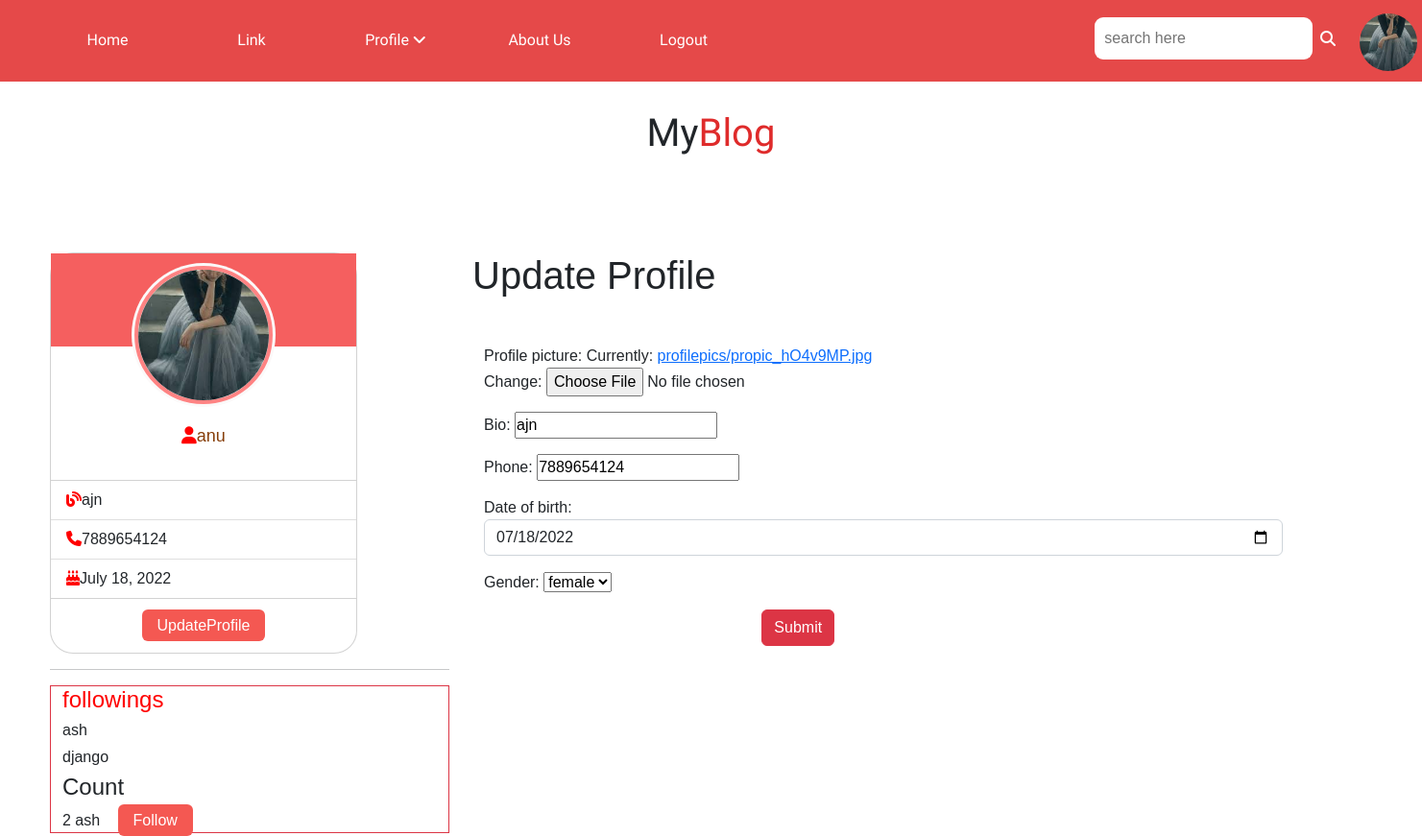
Page /blog/user/profile/change/1 (signed in) on the committed database.
### blogapp/models.py (models this page shows, shortened)
class UserProfile(models.Model):
    profile_picture=models.ImageField(upload_to="profilepics",null=True)
    bio=models.CharField(max_length=20)
    phone=models.CharField(max_length=15)
    date_of_birth=models.DateField(null=True)
    options=(
        ("male","male"),
        ("female","female"),
        ("other","other")
    )
    gender=models.CharField(max_length=15,choices=options,default="male")
    user=models.OneToOneField(User,on_delete=models.CASCADE,related_name="users")
    following=models.ManyToManyField(User,related_name="followings",blank=True)
    @property
    def fetch_followings(self):
        return self.following.all()
    @property
    def fetch_following_count(self):
        return self.fetch_followings.count()
    @property
    def get_invitations(self):
        all_users = UserProfile.objects.all().exclude(user=self.user)# fetch all users except current or loged user
        following_list = [u for u in self.fetch_followings]  # exclude my following from all users
        invitations = [user for user in all_users if user not in following_list]
        return random.sample(invitations,1)

### blogapp/views.py (the view, shortened to what this page needs)
# urls.py: path("user/profile/change/<int:user_id>",views.ProfileUpdateView.as_view(),name="profile-update"),
class ProfileUpdateView(UpdateView):
    model = UserProfile
    form_class = UserProfileForm
    template_name = "profileupdate.html"
    success_url = reverse_lazy("home")
    pk_url_kwarg = "user_id"

### blogapp/forms.py
class UserProfileForm(ModelForm):
    class Meta:
        model=UserProfile
        exclude=("user","following",)
        widgets={
            "date_of_birth":forms.DateInput(attrs={"class":"form-control","type":"date"})
        }

### blogapp/templates/profileupdate.html (shortened to what this page needs)
{%extends 'base.html'%}
{%block body_block%}
<h1>Update Profile</h1>
    <div class="container mt-5">
    <div class="row">
        <form action="" method="post" enctype="multipart/form-data">
              {{form.as_p}}
                <div class="container">
                    <div class="row">
                        <div class="col-4"></div>
                        <div class="col-4">
                            <input type="Submit" class="btn btn-danger" id="">
                        </div>
                        <div class="col-4"></div>
                    </div>
                </div>
    </div>
            </div>
    </div>
{%endblock%}

### blogapp/templates/base.html (shortened to what this page needs)
<!DOCTYPE html>
{%load static%}
<html lang="en">
<head>
    <link href="https://cdn.jsdelivr.net/npm/bootstrap@5.2.0-beta1/dist/css/bootstrap.min.css" rel="stylesheet"
>
</head>
<body>
<div class="menu-bar sticky-top">
    <ul>
        <li class="active"><a href="{%url 'home'%}">Home </a></li>
        <li><a href="#">Link </a></li>
        <li><a href="#">Profile </a><i class="fa fa-angle-down"></i>
        </li>
        <li><a href="#">About Us </a></li>
        <li><a href="{%url 'signout'%}">Logout</a></li>
        <form action="" method="get">
            <input type="search" placeholder="search here" required="required"><i class="fa-solid fa-magnifying-glass"id="sb"></i>
        </form>
        {%if request.user.users.profile_picture%}
      <a href="{%url 'pic-change' request.user.users.id%}" class="n1">
            <img src="{{request.user.users.profile_picture.url}}" alt="" class="sc1"></a>
        {%endif%}
    </ul>
</div>
<h1 class="mbl">My<span>Blog</span></h1>
<div class="container" style="margin-top: 100px; margin-left: 40px; position:sticky">
    <div class="row">
        <div class="col-4">
            <div class="card" >
                <div class="image-content">
                    <div class="card-image">
                        {%if request.user.users.profile_picture%}
                        <img src="{{request.user.users.profile_picture.url}}" alt="" class="card-img">
                        {%else%}
                        <img src="{%static 'images/propic.jpg'%}" alt="" class="card-img">
                        {%endif%}
                    </div>
                </div>
                <div class="card-content">
                    <h2 class="name"><i class="fa fa-user" style="color:red"></i>{{request.user}}</h2>
                </div>
                <ul class="list-group list-group-flush">
                    <li class="list-group-item"><i class="fa-solid fa-blog" style="color:red"></i>{{request.user.users.bio}}</li>
                    <li class="list-group-item"><i class="fa fa-phone" style="color:red"></i>{{request.user.users.phone}}</li>
                    <li class="list-group-item"><i class="fa-solid fa-cake-candles" style="color:red"></i>{{request.user.users.date_of_birth}}</li>
                </ul>
                <div class="card-body">
                    <a href="{%url 'profile-update' request.user.users.id%}" class="button">UpdateProfile</a>
                </div>
            </div>
            <hr>
            <div class="container border border-danger">
                <h4 style="color:red">followings</h4>
            {%for user in request.user.users.fetch_followings%}
            <h6>{{user}}</h6>
            {%endfor%}
                <h4>Count</h4>
            {{request.user.users.fetch_following_count}}
                {%for userprofile in request.user.users.get_invitations%}
                {{userprofile.user.username}}
                <a href="{%url 'follow-frnd' userprofile.id%}" class="button">Follow</a>
                {%endfor%}
        </div>
        </div>
        <div class="col-8">
            <body>
            {%block body_block%}
            {%endblock%}
        </div>
</body>
</body>
</html>

### blogapp/templates/base.html (style rules this page uses)
* { padding: 0; margin: 0; box-sizing: border-box; }
body { background-size: cover; background-position: center; font-family: sans-serif; }
.menu-bar { background: rgb(229, 73, 73); text-align: center; height: 85px; }
.menu-bar ul { display:inline-flex; list-style: none; color: white; }
.menu-bar ul li { width: 120px; margin: 15px; padding: 15px; }
.menu-bar ul li a { text-decoration: none; color: white; font-family: 'Tapestry', cursive; }
.active, .menu-bar ul li:hover { color:rgb(243, 233, 232) }
input[type="search"] { border: none; position:absolute; left: 77%; top: 21%; border-radius: 9px; padding: 10px; outline: none; }
#sb { position:absolute; margin-left: 588px; margin-top: 32px; }
.sc1 { height: 60px; width: 60px; margin-top: 14px; margin-left: 629px; border-radius:50%; cursor:pointer; }
.card { border-radius: 24px; background-color: #FFF; width: 320px; }
.card-image { position: relative; height: 150px; width: 150px; border-radius: 50%; background: rgb(251, 249, 249); padding: 3px; }
.card-image .card-img { height: 100%; width: 100%; object-fit: cover; border-radius: 50%; border: 4px solid rgb(255, 131, 131); }
.image-content, .card-content { display: flex; flex-direction: column; align-items: center; padding: 10px 14px; }
.image-content { row-gap: 5px; position: relative; }
.name { font-size: 18px; font-weight: 500px; color: #863e0a; }
.button { border: none; font-size: 16px; color: #fff; padding: 8px 16px; background-color: rgb(244, 88, 82); border-radius: 6px; margin: 14px; cursor: pointer; transition: all 0.3s ease; text-decoration:none; }
.card-body { text-align: center; }
.mbl { text-align: center; margin-top: 30px; font-family: 'Ultra', serif; }
span { color: #df2b2b; }

### rows in the picture
UserProfile: user.username "ash"
UserProfile: bio "ajn", phone "7889654124", date_of_birth "07/18/2022", gender "female"

### other values in the picture
{{ request.user }} "anu"
{{ request.user.users.bio }} "ajn"
{{ request.user.users.phone }} "7889654124"
{{ request.user.users.date_of_birth }} "July 18, 2022"
{{ user }} "ash"
{{ user }} "django"
{{ request.user.users.fetch_following_count }} "2"
